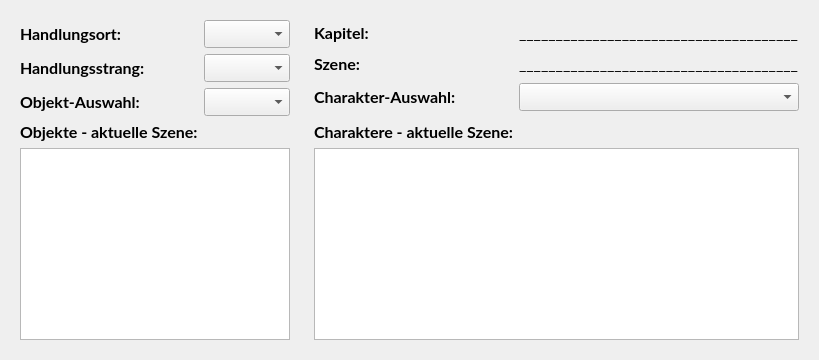
                  <widget class="QFrame" name="frameEditorInfos">
                   <property name="sizePolicy">
                    <sizepolicy hsizetype="Expanding" vsizetype="Expanding">
                     <horstretch>0</horstretch>
                     <verstretch>0</verstretch>
                    </sizepolicy>
                   </property>
                   <property name="frameShape">
                    <enum>QFrame::Shape::NoFrame</enum>
                   </property>
                   <property name="frameShadow">
                    <enum>QFrame::Shadow::Raised</enum>
                   </property>
                   <layout class="QHBoxLayout" name="horizontalLayout_2">
                    <item>
                     <widget class="QWidget" name="widgetInfo" native="true">
                      <property name="sizePolicy">
                       <sizepolicy hsizetype="Expanding" vsizetype="Expanding">
                        <horstretch>0</horstretch>
                        <verstretch>0</verstretch>
                       </sizepolicy>
                      </property>
                      <layout class="QFormLayout" name="formLayout">
                       <item row="6" column="0">
                        <widget class="QLabel" name="labelEditorObjectsList">
                         <property name="sizePolicy">
                          <sizepolicy hsizetype="Expanding" vsizetype="Expanding">
                           <horstretch>0</horstretch>
                           <verstretch>0</verstretch>
                          </sizepolicy>
                         </property>
                         <property name="font">
                          <font>
                           <family>Lato</family>
                           <pointsize>12</pointsize>
                           <bold>true</bold>
                           <stylestrategy>PreferAntialias</stylestrategy>
                           <kerning>true</kerning>
                          </font>
                         </property>
                         <property name="text">
                          <string>Objekte - aktuelle Szene:</string>
                         </property>
                        </widget>
                       </item>
                       <item row="0" column="0">
                        <widget class="QLabel" name="labelEditorSceneLocation">
                         <property name="sizePolicy">
                          <sizepolicy hsizetype="Expanding" vsizetype="Expanding">
                           <horstretch>0</horstretch>
                           <verstretch>0</verstretch>
                          </sizepolicy>
                         </property>
                         <property name="font">
                          <font>
                           <family>Lato</family>
                           <pointsize>12</pointsize>
                           <bold>true</bold>
                           <stylestrategy>PreferAntialias</stylestrategy>
                           <kerning>true</kerning>
                          </font>
                         </property>
                         <property name="text">
                          <string>Handlungsort:</string>
                         </property>
                        </widget>
                       </item>
                       <item row="1" column="0">
                        <widget class="QLabel" name="labelEditorSceneStoryline">
                         <property name="sizePolicy">
                          <sizepolicy hsizetype="Expanding" vsizetype="Expanding">
                           <horstretch>0</horstretch>
                           <verstretch>0</verstretch>
                          </sizepolicy>
                         </property>
                         <property name="font">
                          <font>
                           <family>Lato</family>
                           <pointsize>12</pointsize>
                           <bold>true</bold>
                           <stylestrategy>PreferAntialias</stylestrategy>
                           <kerning>true</kerning>
                          </font>
                         </property>
                         <property name="text">
                          <string>Handlungsstrang:</string>
                         </property>
                        </widget>
                       </item>
                       <item row="0" column="1">
                        <widget class="QComboBox" name="comboBoxEditorSceneStoryline">
                         <property name="sizePolicy">
                          <sizepolicy hsizetype="Preferred" vsizetype="Expanding">
                           <horstretch>0</horstretch>
                           <verstretch>0</verstretch>
                          </sizepolicy>
                         </property>
                         <property name="font">
                          <font>
                           <family>Lato</family>
                           <pointsize>12</pointsize>
                           <bold>false</bold>
                           <stylestrategy>PreferAntialias</stylestrategy>
                           <kerning>true</kerning>
                          </font>
                         </property>
                        </widget>
                       </item>
                       <item row="1" column="1">
                        <widget class="QComboBox" name="comboBoxEditorSceneLocation">
                         <property name="sizePolicy">
                          <sizepolicy hsizetype="Preferred" vsizetype="Expanding">
                           <horstretch>0</horstretch>
                           <verstretch>0</verstretch>
                          </sizepolicy>
                         </property>
                         <property name="font">
                          <font>
                           <family>Lato</family>
                           <pointsize>12</pointsize>
                           <bold>false</bold>
                           <stylestrategy>PreferAntialias</stylestrategy>
                           <kerning>true</kerning>
                          </font>
                         </property>
                        </widget>
                       </item>
                       <item row="7" column="0" colspan="2">
                        <widget class="QListWidget" name="listWidgetEditorSceneObjects">
                         <property name="sizePolicy">
                          <sizepolicy hsizetype="Expanding" vsizetype="Expanding">
                           <horstretch>0</horstretch>
                           <verstretch>0</verstretch>
                          </sizepolicy>
                         </property>
                        </widget>
                       </item>
                       <item row="5" column="0">
                        <widget class="QLabel" name="labelEditorSceneObjects">
                         <property name="sizePolicy">
                          <sizepolicy hsizetype="Expanding" vsizetype="Expanding">
                           <horstretch>0</horstretch>
                           <verstretch>0</verstretch>
                          </sizepolicy>
                         </property>
                         <property name="font">
                          <font>
                           <family>Lato</family>
                           <pointsize>12</pointsize>
                           <bold>true</bold>
                           <stylestrategy>PreferAntialias</stylestrategy>
                           <kerning>true</kerning>
                          </font>
                         </property>
                         <property name="text">
                          <string>Objekt-Auswahl:</string>
                         </property>
                        </widget>
                       </item>
                       <item row="5" column="1">
                        <widget class="QComboBox" name="comboBoxEditorSceneObject">
                         <property name="sizePolicy">
                          <sizepolicy hsizetype="Expanding" vsizetype="Expanding">
                           <horstretch>0</horstretch>
                           <verstretch>0</verstretch>
                          </sizepolicy>
                         </property>
                         <property name="font">
                          <font>
                           <family>Lato</family>
                           <pointsize>12</pointsize>
                           <bold>false</bold>
                           <stylestrategy>PreferAntialias</stylestrategy>
                           <kerning>true</kerning>
                          </font>
                         </property>
                        </widget>
                       </item>
                      </layout>
                     </widget>
                    </item>
                    <item>
                     <widget class="QWidget" name="widgetEditorCharactersObjects" native="true">
                      <property name="sizePolicy">
                       <sizepolicy hsizetype="Expanding" vsizetype="Expanding">
                        <horstretch>0</horstretch>
                        <verstretch>0</verstretch>
                       </sizepolicy>
                      </property>
                      <layout class="QFormLayout" name="formLayout_2">
                       <item row="0" column="0">
                        <widget class="QLabel" name="labelEditorChapter">
                         <property name="sizePolicy">
                          <sizepolicy hsizetype="Expanding" vsizetype="Expanding">
                           <horstretch>0</horstretch>
                           <verstretch>0</verstretch>
                          </sizepolicy>
                         </property>
                         <property name="font">
                          <font>
                           <family>Lato</family>
                           <pointsize>12</pointsize>
                           <bold>true</bold>
                           <stylestrategy>PreferAntialias</stylestrategy>
                           <kerning>true</kerning>
                          </font>
                         </property>
                         <property name="text">
                          <string>Kapitel:</string>
                         </property>
                        </widget>
                       </item>
                       <item row="0" column="1">
                        <widget class="QLabel" name="labelEditorChapterText">
                         <property name="sizePolicy">
                          <sizepolicy hsizetype="Expanding" vsizetype="Expanding">
                           <horstretch>0</horstretch>
                           <verstretch>0</verstretch>
                          </sizepolicy>
                         </property>
                         <property name="font">
                          <font>
                           <family>Lato</family>
                           <pointsize>12</pointsize>
                           <bold>false</bold>
                           <stylestrategy>PreferAntialias</stylestrategy>
                           <kerning>true</kerning>
                          </font>
                         </property>
                         <property name="text">
                          <string>______________________________________</string>
                         </property>
                        </widget>
                       </item>
                       <item row="1" column="0">
                        <widget class="QLabel" name="labelEditorScene">
                         <property name="sizePolicy">
                          <sizepolicy hsizetype="Expanding" vsizetype="Expanding">
                           <horstretch>0</horstretch>
                           <verstretch>0</verstretch>
                          </sizepolicy>
                         </property>
                         <property name="font">
                          <font>
                           <family>Lato</family>
                           <pointsize>12</pointsize>
                           <bold>true</bold>
                           <stylestrategy>PreferAntialias</stylestrategy>
                           <kerning>true</kerning>
                          </font>
                         </property>
                         <property name="text">
                          <string>Szene:</string>
                         </property>
                        </widget>
                       </item>
                       <item row="1" column="1">
                        <widget class="QLabel" name="labelEditorSceneText">
                         <property name="sizePolicy">
                          <sizepolicy hsizetype="Expanding" vsizetype="Expanding">
                           <horstretch>0</horstretch>
                           <verstretch>0</verstretch>
                          </sizepolicy>
                         </property>
                         <property name="font">
                          <font>
                           <family>Lato</family>
                           <pointsize>12</pointsize>
                           <bold>false</bold>
                           <stylestrategy>PreferAntialias</stylestrategy>
                           <kerning>true</kerning>
                          </font>
                         </property>
                         <property name="text">
                          <string>______________________________________</string>
                         </property>
                        </widget>
                       </item>
                       <item row="4" column="0">
                        <widget class="QLabel" name="labelEditorCharacterList">
                         <property name="sizePolicy">
                          <sizepolicy hsizetype="Expanding" vsizetype="Expanding">
                           <horstretch>0</horstretch>
                           <verstretch>0</verstretch>
                          </sizepolicy>
                         </property>
                         <property name="font">
                          <font>
                           <family>Lato</family>
                           <pointsize>12</pointsize>
                           <bold>true</bold>
                           <stylestrategy>PreferAntialias</stylestrategy>
                           <kerning>true</kerning>
                          </font>
                         </property>
                         <property name="text">
                          <string>Charaktere - aktuelle Szene:</string>
                         </property>
                         <property name="alignment">
                          <set>Qt::AlignmentFlag::AlignBottom|Qt::AlignmentFlag::AlignLeading|Qt::AlignmentFlag::AlignLeft</set>
                         </property>
                        </widget>
                       </item>
                       <item row="5" column="0" colspan="2">
                        <widget class="QListWidget" name="listWidgetEditorSceneCharacters">
                         <property name="sizePolicy">
                          <sizepolicy hsizetype="Expanding" vsizetype="Expanding">
                           <horstretch>0</horstretch>
                           <verstretch>0</verstretch>
                          </sizepolicy>
                         </property>
                        </widget>
                       </item>
                       <item row="3" column="0">
                        <widget class="QLabel" name="labelEditorSceneCharacter">
                         <property name="sizePolicy">
                          <sizepolicy hsizetype="Expanding" vsizetype="Expanding">
                           <horstretch>0</horstretch>
                           <verstretch>0</verstretch>
                          </sizepolicy>
                         </property>
                         <property name="font">
                          <font>
                           <family>Lato</family>
                           <pointsize>12</pointsize>
                           <bold>true</bold>
                           <stylestrategy>PreferAntialias</stylestrategy>
                           <kerning>true</kerning>
                          </font>
                         </property>
                         <property name="text">
                          <string>Charakter-Auswahl:</string>
                         </property>
                        </widget>
                       </item>
                       <item row="3" column="1">
                        <widget class="QComboBox" name="comboBoxEditorSceneCharacter">
                         <property name="sizePolicy">
                          <sizepolicy hsizetype="Expanding" vsizetype="Expanding">
                           <horstretch>0</horstretch>
                           <verstretch>0</verstretch>
                          </sizepolicy>
                         </property>
                         <property name="font">
                          <font>
                           <family>Lato</family>
                           <pointsize>12</pointsize>
                           <bold>false</bold>
                           <stylestrategy>PreferAntialias</stylestrategy>
                           <kerning>true</kerning>
                          </font>
                         </property>
                        </widget>
                       </item>
                      </layout>
                     </widget>
                    </item>
                   </layout>
                  </widget>
